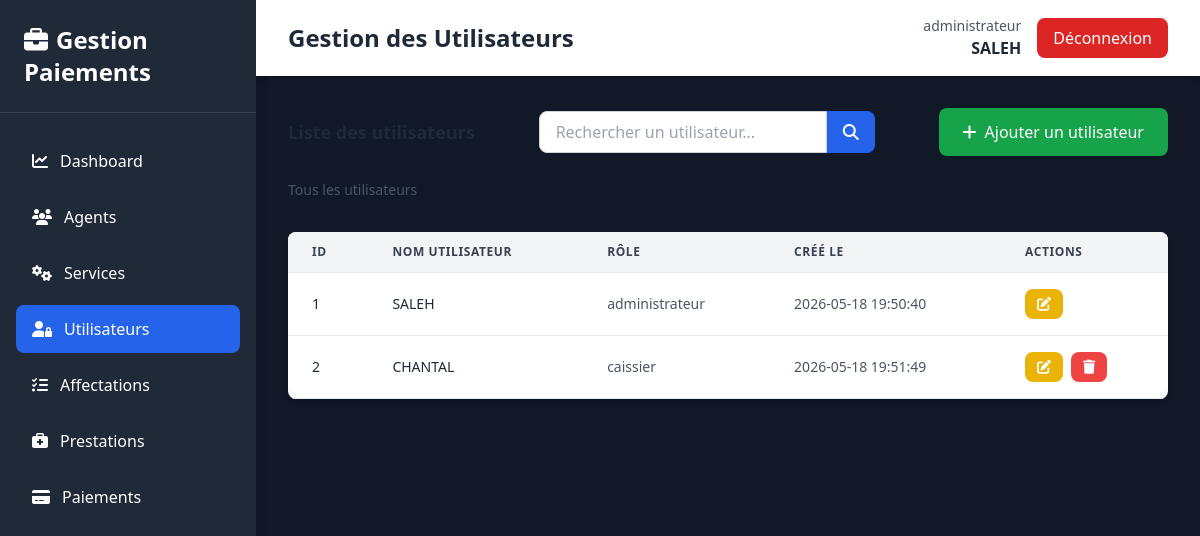
The page /pages/utilisateurs/index.php (signed in) on the database as committed earlier.
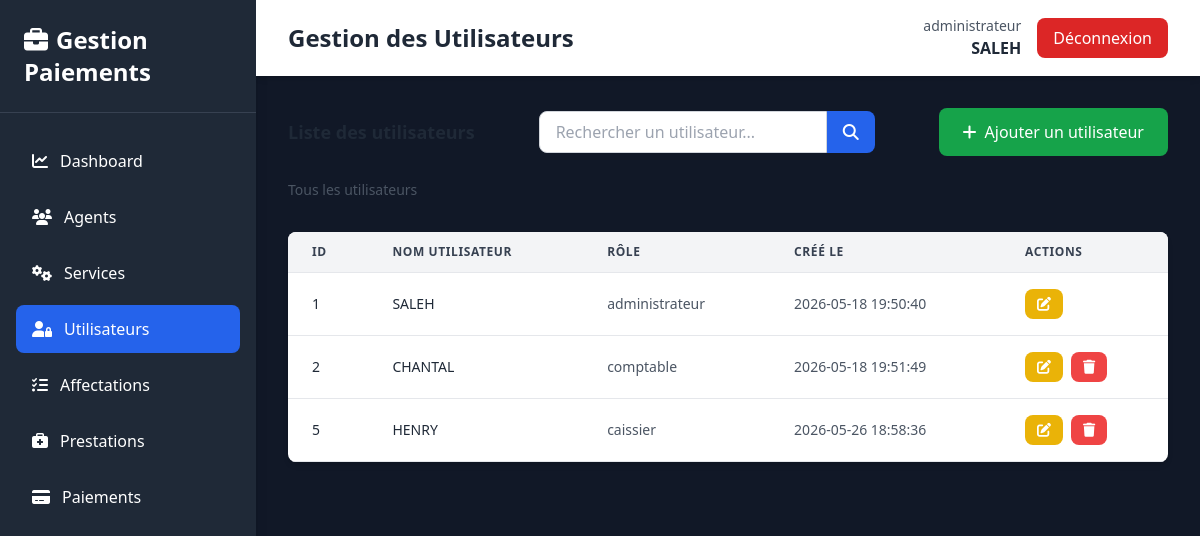
The same page on the database as committed later.
### tables this page shows
CREATE TABLE `utilisateur` (
  `id_utilisateur` int(11) NOT NULL,
  `nom_utilisateur` varchar(50) NOT NULL,
  `mot_de_passe` varchar(255) NOT NULL,
  `role` varchar(50) DEFAULT NULL,
  `date_creation` timestamp NOT NULL DEFAULT current_timestamp()
);

### Classes/Utilisateur.php (called while the page is built, shortened)
<?php
require_once __DIR__ . '/../Config/Database.php';
class Utilisateur {
    private $id_utilisateur;
    private $nom_utilisateur;
    private $role;
    private $date_creation;
    public function __construct(
        $nom_utilisateur = null,
        $mot_de_passe = null,
        $role = null,
        $date_creation = null,
        $id_utilisateur = null
    ) {
        $this->id_utilisateur = $id_utilisateur;
        $this->nom_utilisateur = $nom_utilisateur;
        $this->role = $role;
        $this->date_creation = $date_creation;
    }
    public function getIdUtilisateur() {
        return $this->id_utilisateur;
    }
    public function getNomUtilisateur() {
        return $this->nom_utilisateur;
    }
    public function getRole() {
        return $this->role;
    }
    public function getDateCreation() {
        return $this->date_creation;
    }
    public static function getAll($search = '') {
        $db = Database::getInstance();
        $sql = "SELECT * FROM utilisateur";
        $params = [];
        try {
            $stmt = $db->prepare($sql);
            $stmt->execute();
            $users = [];
            while ($row = $stmt->fetch(PDO::FETCH_ASSOC)) {
                $users[] = new self(
                    $row['nom_utilisateur'],
                    $row['mot_de_passe'],
                    $row['role'],
                    $row['date_creation'],
                    $row['id_utilisateur']
                );
            }
            return $users;
        } catch (PDOException $e) {
            echo "Erreur lors de la récupération : " . $e->getMessage();
            return [];
        }
    }
}
?>

### Config/Database.php (called while the page is built, shortened)
<?php
class Database {
    private static $host = 'localhost';
    private static $db_name = 'gestion_paiement_agents';
    private static $user = 'root';
    private static $password = '';
    private static $conn;
    public static function connect() {
        self::$conn = null;
        try {
            $dsn = 'mysql:host=' . self::$host . ';dbname=' . self::$db_name . ';charset=utf8';
            self::$conn = new PDO($dsn, self::$user, self::$password);
            self::$conn->setAttribute(PDO::ATTR_ERRMODE, PDO::ERRMODE_EXCEPTION);
        } catch (PDOException $e) {
            die('Erreur de connexion : ' . $e->getMessage());
        }
        return self::$conn;
    }
    public static function getInstance() {
        return self::$conn;
    }
}
?>

### pages/utilisateurs/index.php (the view, shortened to what the changed rows need)
<?php
require_once __DIR__ . '/../../Config/Database.php';
require_once __DIR__ . '/../../Classes/Utilisateur.php';
$search = $_GET['search'] ?? '';
$users = Utilisateur::getAll($search);
?>
<!DOCTYPE html>
<html lang="fr">
<head>
    <script src="https://cdn.tailwindcss.com"></script>
    <link rel="stylesheet" href="https://cdnjs.cloudflare.com/ajax/libs/font-awesome/6.4.0/css/all.min.css">
</head>
<body class="bg-gray-50">
    <div class="flex h-screen bg-gray-900">
        <div class="w-64 bg-gray-800 text-white shadow-lg">
            <div class="p-6 border-b border-gray-700">
                <h1 class="text-2xl font-bold">
                    <i class="fas fa-briefcase mr-2"></i>Gestion Paiements
                </h1>
            </div>
        </div>
        <div class="flex-1 flex flex-col overflow-hidden">
            <div class="bg-white shadow-md">
                <div class="max-w-7xl mx-auto px-4 sm:px-6 lg:px-8 py-4 flex justify-between items-center w-full">
                    <h2 class="text-2xl font-bold text-gray-800">Gestion des Utilisateurs</h2>
                </div>
            </div>
            <div class="flex-1 overflow-auto p-8">
                <div class="bg-white rounded-lg shadow-md overflow-hidden">
                    <div class="overflow-x-auto">
                        <table class="w-full">
                            <thead class="bg-gray-100 border-b border-gray-200">
                                <tr>
                                    <th class="px-6 py-3 text-left text-xs font-semibold text-gray-700 uppercase tracking-wider">ID</th>
                                    <th class="px-6 py-3 text-left text-xs font-semibold text-gray-700 uppercase tracking-wider">Nom utilisateur</th>
                                    <th class="px-6 py-3 text-left text-xs font-semibold text-gray-700 uppercase tracking-wider">Rôle</th>
                                    <th class="px-6 py-3 text-left text-xs font-semibold text-gray-700 uppercase tracking-wider">Créé le</th>
                                    <th class="px-6 py-3 text-left text-xs font-semibold text-gray-700 uppercase tracking-wider">Actions</th>
                                </tr>
                            </thead>
                            <tbody>
                                <?php if (empty($users)): ?>
                                <tr>
                                    <td colspan="5" class="px-6 py-8 text-center text-gray-500">
                                        <i class="fas fa-inbox text-4xl mb-2"></i>
                                        <p class="mt-2">Aucun utilisateur trouvé</p>
                                    </td>
                                </tr>
                                <?php else: ?>
                                    <?php foreach ($users as $user): ?>
                                    <tr class="border-b border-gray-200 hover:bg-gray-50 transition">
                                        <td class="px-6 py-4 whitespace-nowrap text-sm font-medium text-gray-800"><?php echo $user->getIdUtilisateur(); ?></td>
                                        <td class="px-6 py-4 whitespace-nowrap text-sm font-medium text-gray-800"><?php echo htmlspecialchars($user->getNomUtilisateur()); ?></td>
                                        <td class="px-6 py-4 whitespace-nowrap text-sm text-gray-600"><?php echo htmlspecialchars($user->getRole()); ?></td>
                                        <td class="px-6 py-4 whitespace-nowrap text-sm text-gray-600"><?php echo htmlspecialchars($user->getDateCreation()); ?></td>
                                        <td class="px-6 py-4 whitespace-nowrap text-sm gap-2 flex">
                                            <a href="add.php?id=<?php echo $user->getIdUtilisateur(); ?>" class="inline-flex items-center px-3 py-2 bg-yellow-500 hover:bg-yellow-600 text-white rounded-lg transition">
                                                <i class="fas fa-edit"></i>
                                            </a>
                                            <?php if ($user->getIdUtilisateur() !== $_SESSION['user_id']): ?>
                                            <a href="delete.php?id=<?php echo $user->getIdUtilisateur(); ?>" class="inline-flex items-center px-3 py-2 bg-red-500 hover:bg-red-600 text-white rounded-lg transition" onclick="return confirm('Êtes-vous sûr de supprimer cet utilisateur ?')">
                                                <i class="fas fa-trash"></i>
                                            </a>
                                            <?php endif; ?>
                                        </td>
                                    </tr>
                                    <?php endforeach; ?>
                                <?php endif; ?>
                            </tbody>
                        </table>
                    </div>
                </div>
            </div>
        </div>
    </div>
</body>
</html>

Rows that differ between the two databases and show on the page:
changed utilisateur "CHANTAL": role "caissier" → "comptable"
added utilisateur: id_utilisateur "5", nom_utilisateur "HENRY", role "caissier", date_creation "2026-05-26 18:58:36"
